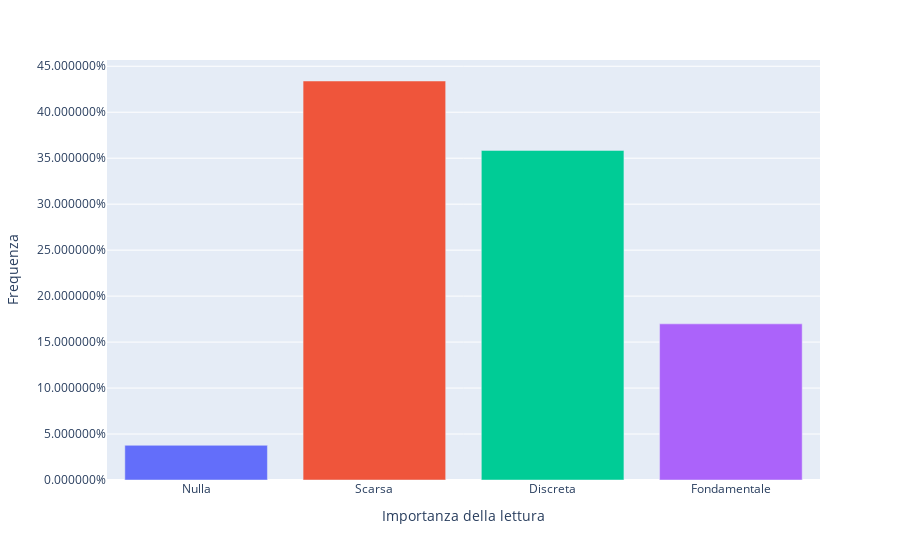

The cell this chart's notebook holds for it:
### Code cell
# Importanza della lettura
df_reading = get_freq(df, 'Importanza')

# Sort based on Likert scale
df_reading = df_reading.reindex([2,3,0,1])

# Relative freq
df_reading = to_relative_freq(df_reading)

bar_reading = px.bar(df_reading, x='Importanza', y='f', color='Importanza', labels={'Importanza': 'Importanza della lettura', 'f': 'Frequenza'})

bar_reading.update_layout(
    showlegend=False,
    yaxis_tickformat = '%'
)

bar_reading.show()

save_plot(bar_reading, 'bar_reading')

### Figure 1 — Plotly figure (JSON) as saved in the notebook; plotly's stock layout.template omitted (floating-point values rounded to 4 significant figures)
{"data": [{"alignmentgroup": "True", "hovertemplate": "Importanza della lettura=%{x}<br>Frequenza=%{y}<extra></extra>", "legendgroup": "Nulla", "marker": {"color": "#636efa"}, "name": "Nulla", "offsetgroup": "Nulla", "orientation": "v", "showlegend": true, "textposition": "auto", "type": "bar", "x": ["Nulla"], "xaxis": "x", "y": [0.03774], "yaxis": "y"}, {"alignmentgroup": "True", "hovertemplate": "Importanza della lettura=%{x}<br>Frequenza=%{y}<extra></extra>", "legendgroup": "Scarsa", "marker": {"color": "#EF553B"}, "name": "Scarsa", "offsetgroup": "Scarsa", "orientation": "v", "showlegend": true, "textposition": "auto", "type": "bar", "x": ["Scarsa"], "xaxis": "x", "y": [0.434], "yaxis": "y"}, {"alignmentgroup": "True", "hovertemplate": "Importanza della lettura=%{x}<br>Frequenza=%{y}<extra></extra>", "legendgroup": "Discreta", "marker": {"color": "#00cc96"}, "name": "Discreta", "offsetgroup": "Discreta", "orientation": "v", "showlegend": true, "textposition": "auto", "type": "bar", "x": ["Discreta"], "xaxis": "x", "y": [0.3585], "yaxis": "y"}, {"alignmentgroup": "True", "hovertemplate": "Importanza della lettura=%{x}<br>Frequenza=%{y}<extra></extra>", "legendgroup": "Fondamentale", "marker": {"color": "#ab63fa"}, "name": "Fondamentale", "offsetgroup": "Fondamentale", "orientation": "v", "showlegend": true, "textposition": "auto", "type": "bar", "x": ["Fondamentale"], "xaxis": "x", "y": [0.1698], "yaxis": "y"}], "layout": {"barmode": "relative", "legend": {"title": {"text": "Importanza della lettura"}, "tracegroupgap": 0}, "margin": {"t": 60}, "showlegend": false, "xaxis": {"anchor": "y", "categoryarray": ["Nulla", "Scarsa", "Discreta", "Fondamentale"], "categoryorder": "array", "domain": [0, 1], "title": {"text": "Importanza della lettura"}}, "yaxis": {"anchor": "x", "domain": [0, 1], "tickformat": "%", "title": {"text": "Frequenza"}}}}
